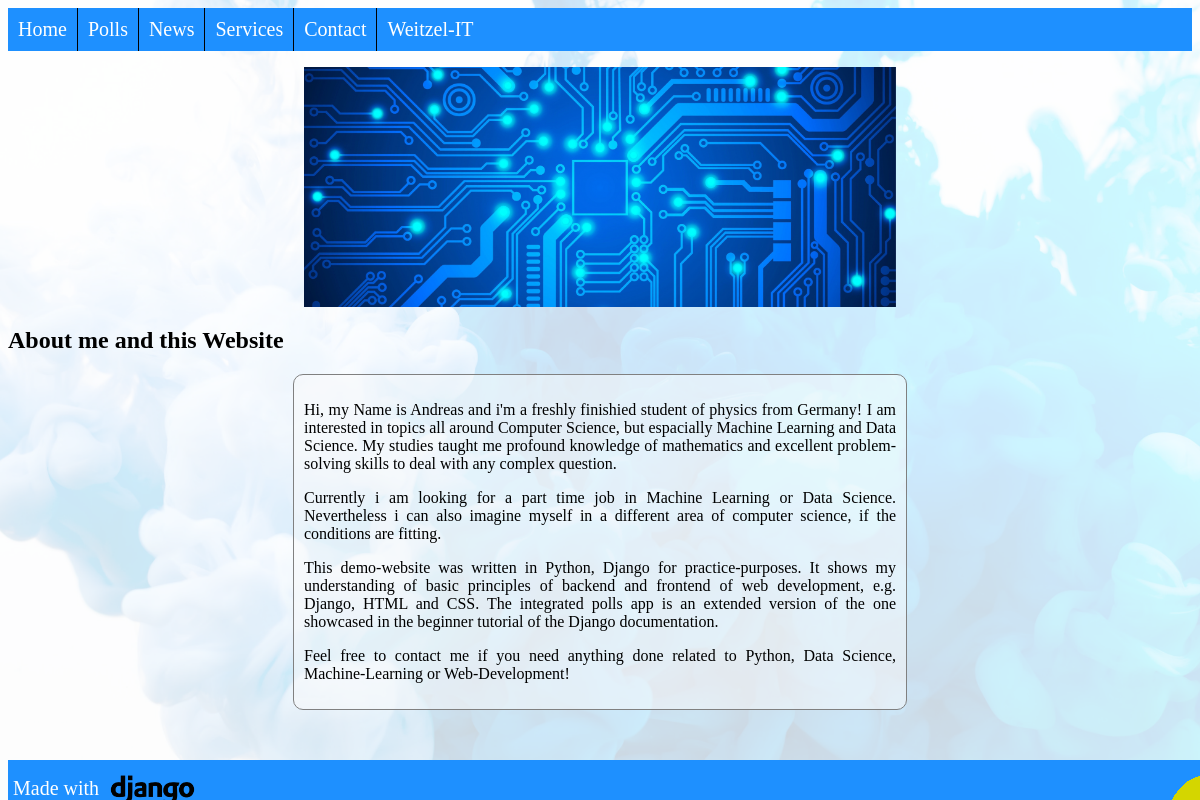
/news/About me and this Website/, run on the app's committed database.
### news/models.py (models this page shows, shortened)
class Article(models.Model):
    title = models.CharField(max_length=200)
    pub_date = models.DateTimeField("date published", default=timezone.now())
    banner = models.ImageField(upload_to="images/")
    article_text = models.TextField(max_length=200000)

### news/views.py (the view)
# urls.py: path("<str:title>/", views.detail_view, name="detail"),
def detail_view(request, title):
    article = get_object_or_404(Article, title=title)
    context = {
        "article": article
    }
    return render(request, "news/detail.html", context)

### news/templates/news/detail.html (shortened to what this page needs)
{% extends "base.html" %}
{% block content %}
    {%  load static %}
    <link rel="stylesheet" type="text/css" href="{% static "news/style.css" %}">
    <form action="{% url 'polls:vote' article.id %}" method="post">
    <img class="banner" src="{{ article.banner.url }}">
    <h2 id="articledetail-header">{{ article.title }}</h2>
    <div class="text">
    {{ article.article_text|linebreaks }}
    </div>
</form>
{% endblock %}

### pages/static/pages/base_style.css (style rules this page uses)
body { background-repeat: no-repeat; background-attachment: fixed; }

### news/static/news/style.css (style rules this page uses)
div.text { padding: 10px; margin: auto; width: 50%; background-color: rgba(250,250,250,0.5); border-radius: 10px; border-top: 1px solid grey; border-bottom: 1px solid grey; border-right: 1px solid grey; border-left: 1px solid grey; text-align: justify; }
img.banner { margin: auto; display: block; margin-top:2vh; width: 50%; height: 30vh; object-fit: cover }

### data on the page
Article: banner (picture), title "About me and this Website", article_text "Hi, my Name is Andreas and i'm a freshly finishied student of physics from Germany! I am interested in topics all around Computer Science, but espacially Machine Learning and Data Science. My studies taught me profound knowledge of mathematics and excellent problem-solving skills to deal with any complex question. Currently i am looking for a part time job in Machine Learning or Data Science. Nevertheless i can also imagine myself in a different area of computer science, if the conditions are fitting. This demo-website was written in Python, Django for practice-purposes. It shows my understanding of basic principles of backend and frontend of web development, e.g. Django, HTML and CSS. The…"
